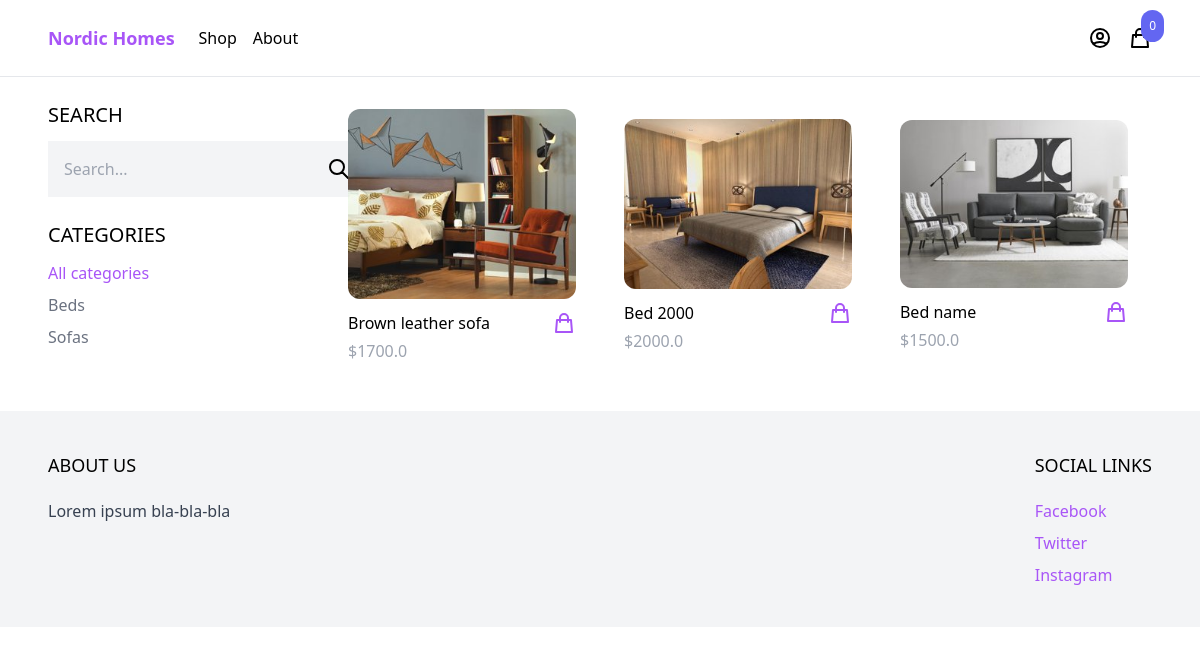
The app's page /shop/ with its own data.
### product/models.py (models this page shows, shortened)
class Category(models.Model):
    name = models.CharField(max_length=255)
    slug = models.SlugField()
    class Meta:
        ordering = ('name',)
        verbose_name_plural = 'Categories'

class Product(models.Model):
    category = models.ForeignKey(Category, related_name='products', on_delete=models.CASCADE)
    name = models.CharField(max_length=255)
    slug = models.SlugField()
    description = models.TextField(blank=True, null=True)
    price = models.IntegerField()
    created_at = models.DateTimeField(auto_now_add=True)
    image = models.ImageField(upload_to='uploads/', blank=True, null=True)
    thumbnail = models.ImageField(upload_to='uploads/', blank=True, null=True)
    class Meta:
        ordering = ('-created_at',)
    def get_display_price(self):
        return self.price / 100
    def get_thumbnail(self):
        if self.thumbnail:
            return self.thumbnail.url

### core/views.py (the view)
# urls.py: path('shop/', shop, name='shop'),
def shop(request):
    products = Product.objects.all()
    categories = Category.objects.all()
    active_category = request.GET.get('category', '')
    if active_category:
        products = products.filter(category__slug=active_category)
    query = request.GET.get('query', '')
    if query:
        products = products.filter(Q(name__icontains=query) | Q(description__icontains=query))
    context = {
        'active_category': active_category,
        'products': products,
        'categories': categories
    }
    return render(request, 'core/shop.html', context)

### cart/cart.py (called while the page is built)
    def __len__(self):
        return sum(item['quantity'] for item in self.cart.values())

### cart/context_processors.py (called while the page is built)
def cart(request):
    return {'cart': Cart(request)}

### core/templates/core/shop.html (shortened to what this page needs)
{% extends 'core/base.html' %}
{% block content %}
    <div class="max-w-6xl mx-auto flex flex-wrap items-start py-6 px-6 xl:px-0">
        <div class="filters w-full lg:w-1/4">
            <h3 class="mb-3 text-xl uppercase">Search</h3>
            <form method="get" action=".">
                <div class="flex">
                    <input type="text" name="query" class="p-4 bg-gray-100 border-0" placeholder="Search...">
                    <button class="p-4 bg-gray-100 border-0">
                        <svg xmlns="http://www.w3.org/2000/svg" class="h-6 w-6" fill="none" viewBox="0 0 24 24"
                             stroke="currentColor" stroke-width="2">
                            <path stroke-linecap="round" stroke-linejoin="round"
                                  d="M21 21l-6-6m2-5a7 7 0 11-14 0 7 7 0 0114 0z"/>
                        </svg>
                    </button>
                </div>
            </form>
            <h3 class="mt-6 mb-3 text-xl uppercase">Categories</h3>
            <ul class="space-y-2">
                <li><a href="{% url 'shop' %}" class="{% if not active_category %}text-purple-500
                                                      {% else %}text-gray-500{% endif %}">All categories</a></li>
                {% for category in categories %}
                    <li><a href="{% url 'shop' %}?category={{ category.slug }}"
                           class="{% if category.slug == active_category %}text-purple-500{% else %}text-gray-500{% endif %}"
                    >{{ category.name }}</a></li>
                {% endfor %}
            </ul>
        </div>
        <div class="products w-full lg:w-3/4 -mt-4 flex items-center flex-wrap">
            {% for product in products %}
                {% include 'product/partials/product_list_item.html' %}
            {% endfor %}
        </div>
    </div>
{% endblock %}

### product/templates/product/partials/product_list_item.html
<div class="w-full md:w-1/3 xl:w-1/4 p-6">
    <a href="{% url 'product' product.slug %}">
        <img class="rounded-xl hover:shadow-lg"
             src="{{ product.get_thumbnail }}" class="w-full rounded-xl hover:shadow-lg">
    </a>
    <div class="pt-3 flex items-center justify-between">
        <a href="{% url 'product' product.slug %}">{{ product.name }}</a>
        <a
                href="#"
                hx-get="{% url 'add_to_cart' product.id %}"
                hx-target="#menu-cart-button"
                hx-swap="outerHTML"
                class="text-purple-500 hover:text-purple-800"
        >
            <svg xmlns="http://www.w3.org/2000/svg" class="h-6 w-6" fill="none" viewBox="0 0 24 24"
                 stroke="currentColor" stroke-width="2">
                <path stroke-linecap="round" stroke-linejoin="round"
                      d="M16 11V7a4 4 0 00-8 0v4M5 9h14l1 12H4L5 9z"/>
            </svg>
        </a>
    </div>
    <p class="pt-1 text-gray-400">${{ product.get_display_price }}</p>
</div>

### records on screen
Category: name "Beds"
Category: name "Sofas"
Product: get_thumbnail (picture), name "Brown leather sofa", get_display_price "1700.0"
Product: get_thumbnail (picture), name "Bed 2000", get_display_price "2000.0"
Product: get_thumbnail (picture), name "Bed name", get_display_price "1500.0"

### other values on screen
{{ cart|length }} "0"
